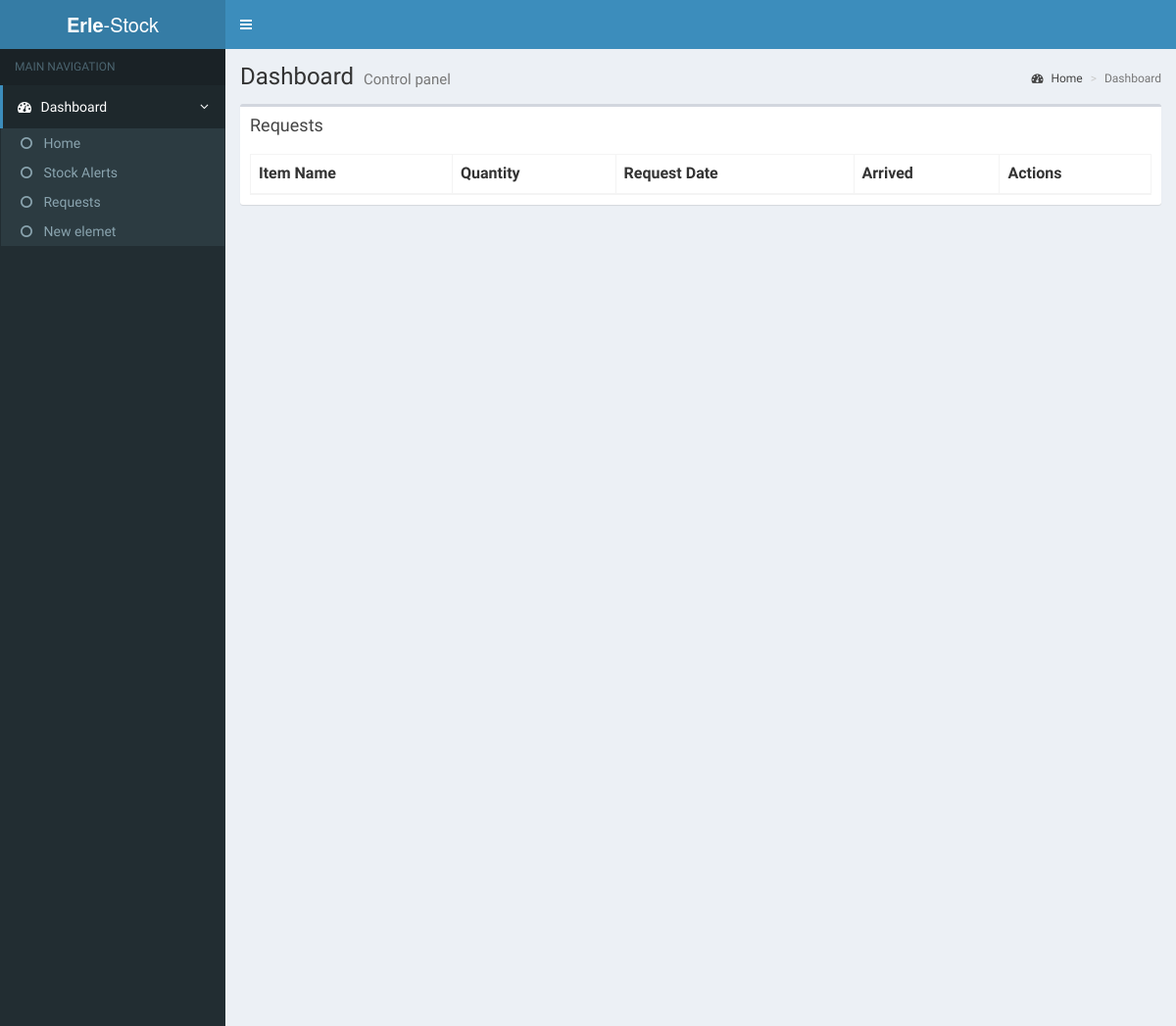
Page /request.php (upper part) on the earlier database version.
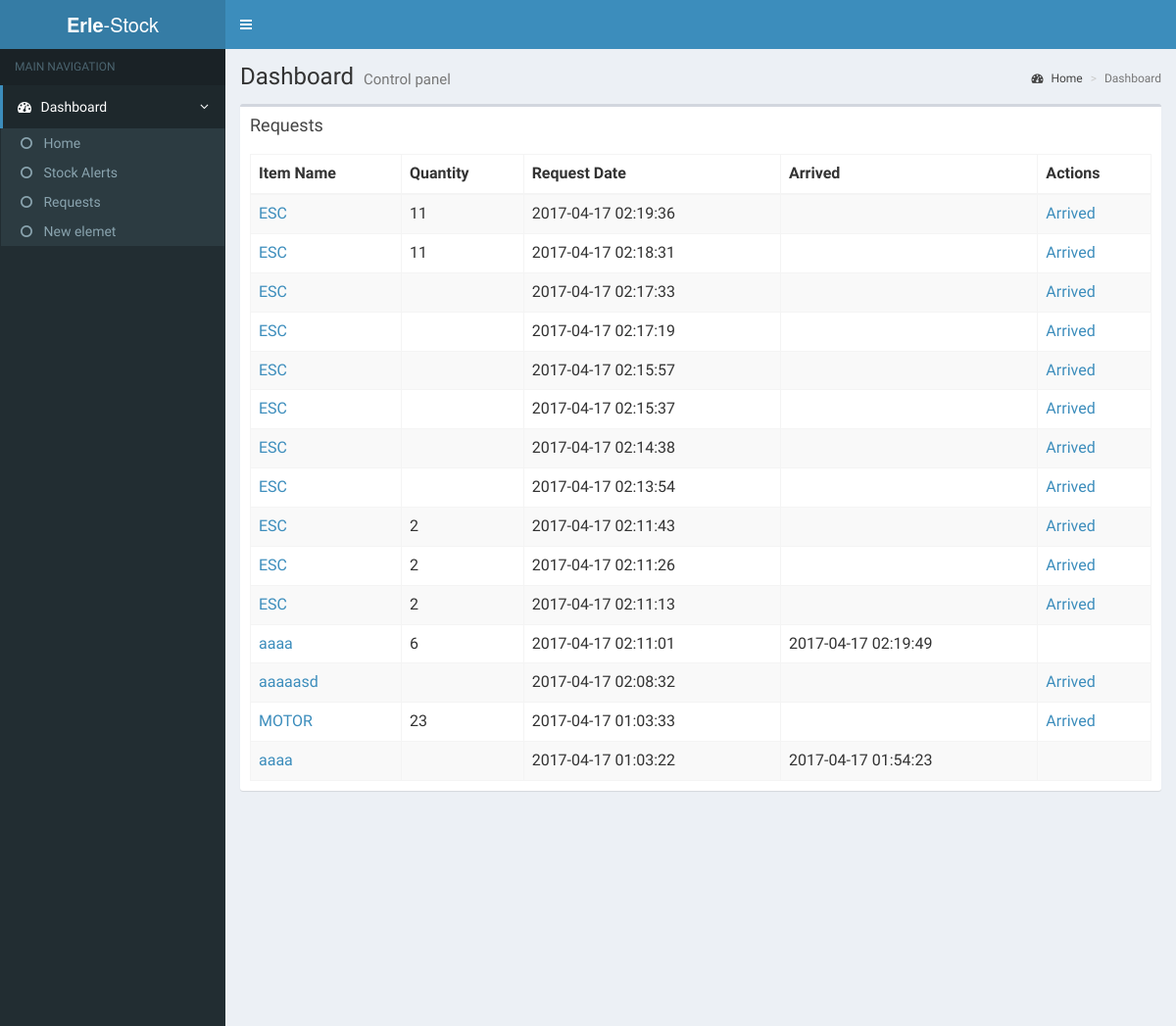
Same page on the later database version.
### tables this page shows
CREATE TABLE `request` (
  `id` int(11) NOT NULL,
  `requestDate` timestamp NOT NULL DEFAULT CURRENT_TIMESTAMP,
  `arrived` timestamp NULL DEFAULT NULL,
  `idItem` int(11) NOT NULL,
  `quantity` int(11) DEFAULT NULL
);

CREATE TABLE `item` (
  `id` int(11) NOT NULL,
  `name` varchar(200) NOT NULL,
  `barcode` int(12) DEFAULT NULL,
  `stock` int(11) NOT NULL,
  `alerta` int(11) NOT NULL DEFAULT '10'
);

### request.php (the view, shortened to what this page needs)
<?php
  include('includes/conectar.php');
  include('includes/alt.php');
  $sql = "SELECT `id`, `requestDate`, `arrived`, `idItem`, `quantity` FROM `request` ORDER BY `request`.`requestDate` DESC";
  $quer=mysqli_query($con,$sql);
?>
  <div class="content-wrapper">
    <section class="content-header">
      <h1>
        Dashboard
        <small>Control panel</small>
      </h1>
      <ol class="breadcrumb">
        <li><a href="#"><i class="fa fa-dashboard"></i> Home</a></li>
        <li class="active">Dashboard</li>
      </ol>
    </section>
    <section class="content">
      <div class="row">
        <div class="col-xs-12">
              <div class="box">
                <div class="box-header">
                  <h3 class="box-title">Requests</h3>
                </div>
                <div class="box-body">
                  <table id="example2" class="table table-bordered table-striped">
                    <thead>
                    <tr>
                      <th>Item Name</th>
                      <th>Quantity</th>
                      <th>Request Date</th>
                      <th>Arrived</th>
                      <th>Actions</th>
                    </tr>
                    </thead>
                    <tbody>
                      <?php while($resul = mysqli_fetch_assoc($quer)) {
                        $resulIdRequest=$resul['id'];
                        $resulDate=$resul['requestDate'];
                        $resulArrived=$resul['arrived'];
                        $resulIdItem=$resul['idItem'];
                        $resulQuantity=$resul['quantity'];
                        $sql = "SELECT `name` FROM `item` WHERE `id` = ".$resulIdItem." LIMIT 1";
                        $quer2=mysqli_query($con,$sql);
                        $resulName = mysqli_fetch_assoc($quer2);
                        ?>
                            <tr>
                              <td><a target="item" href="item.php?id=<?php echo sprintf('%04d', $resulIdItem);?>"><?php echo $resulName['name']; ?></a></td>
                              <td><?php echo $resulQuantity;?></td>
                              <td><?php echo $resulDate;?></td>
                              <td><?php echo $resulArrived;?></td>
                              <td><?php if (!$resulArrived){ ?><a href="./request.php?arrived=<?php echo $resulIdRequest;?>&amp;quantity=<?php echo $resulQuantity;?>&amp;name=<?php echo $resulName['name'];?>&amp;itemId=<?php echo $resulIdItem;?>&amp;rq=<?php echo $resulIdRequest;?>">Arrived</a><?php }?></td>
                            </tr>
                      <?php } ?>
                  </table>
                </div>
              </div>
            </div>
              </div>
            </section>
  </div>
<?php
include('includes/bottom.php');?>

Differences in the rows shown:
added request: idItem.name "ESC", quantity "11", requestDate "2017-04-17 02:19:36"
added request: idItem.name "ESC", quantity "11", requestDate "2017-04-17 02:18:31"
added request: idItem.name "ESC", requestDate "2017-04-17 02:17:33"
added request: idItem.name "ESC", requestDate "2017-04-17 02:17:19"
added request: idItem.name "ESC", requestDate "2017-04-17 02:15:57"
added request: idItem.name "ESC", requestDate "2017-04-17 02:15:37"
added request: idItem.name "ESC", requestDate "2017-04-17 02:14:38"
added request: idItem.name "ESC", requestDate "2017-04-17 02:13:54"
added request: idItem.name "ESC", quantity "2", requestDate "2017-04-17 02:11:43"
added request: idItem.name "ESC", quantity "2", requestDate "2017-04-17 02:11:26"
added request: idItem.name "ESC", quantity "2", requestDate "2017-04-17 02:11:13"
added request: idItem.name "aaaa", quantity "6", requestDate "2017-04-17 02:11:01", arrived "2017-04-17 02:19:49"
added request: idItem.name "aaaaasd", requestDate "2017-04-17 02:08:32"
added request: idItem.name "MOTOR", quantity "23", requestDate "2017-04-17 01:03:33"
added request: idItem.name "aaaa", requestDate "2017-04-17 01:03:22", arrived "2017-04-17 01:54:23"
